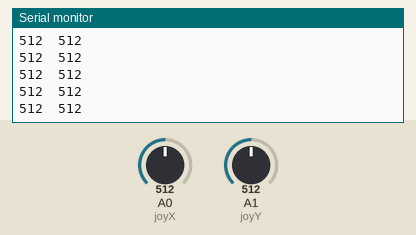
A sketch run on a simulated Arduino Uno, built with avr-gcc and run on an emulated ATmega328P. Shown: the last lines printed to the serial monitor. The inputs (shaded band) are chosen by the test bench; at power-on: A0 (joyX) = 512, A1 (joyY) = 512.

Above: at 1.2 s.
1.3 s: A0 (joyX) set to 987
At 1.8 s:
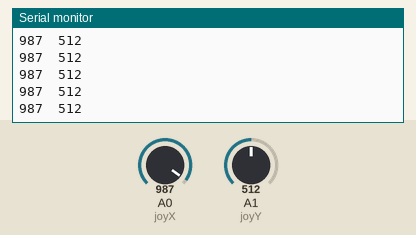
2.8 s: A0 (joyX) set to 1017
At 3.4 s:
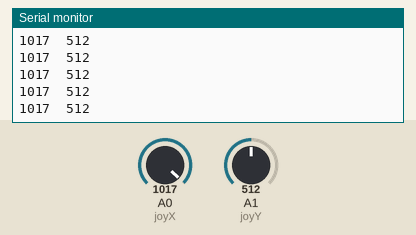
Timing chart, 0 to 5.8 s (numbered marks = the images above; inputs shaded):
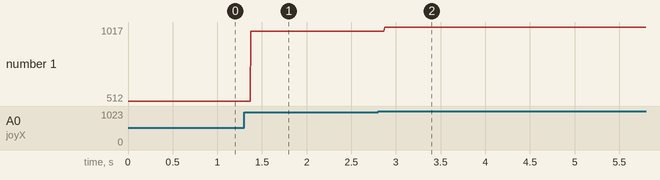

The sketch:

x-y-axis-example.ino
```cpp
#define joyX A0
#define joyY A1

int xValue = 0;
int yValue = 0;

void setup() {
  // put your setup code here, to run once:
  Serial.begin(9600);
}

void loop() {
  xValue = analogRead(joyX);
  yValue = analogRead(joyY);

  Serial.print(xValue);
  Serial.print("\t");
  Serial.println(yValue);

}
```

Measured:
- after the input at 1.3 s, the serial monitor: prints a new line after 0.08 s (image 1)
- after the input at 2.8 s, the serial monitor: prints a new line after 0.07 s (image 2)
- plotted number 1: 512 → 987 after the input at 1.3 s, 987 → 1017 after the input at 2.8 s
